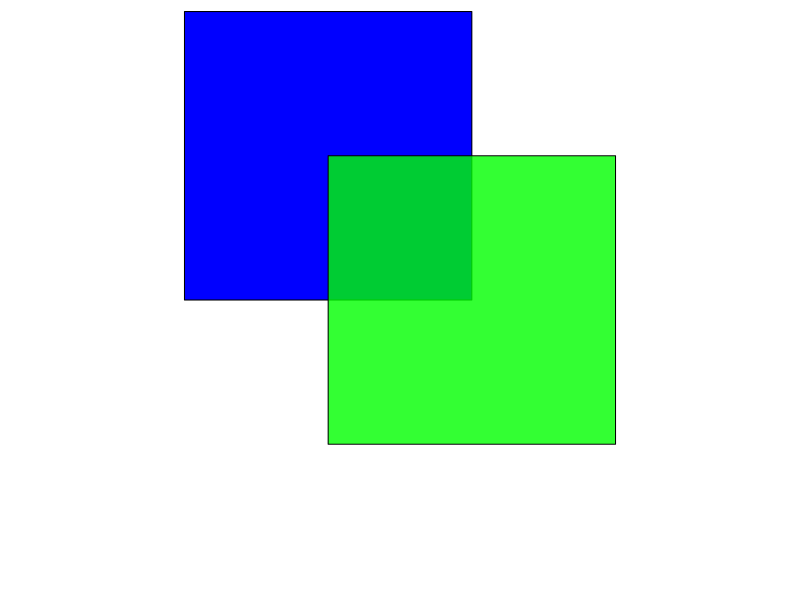
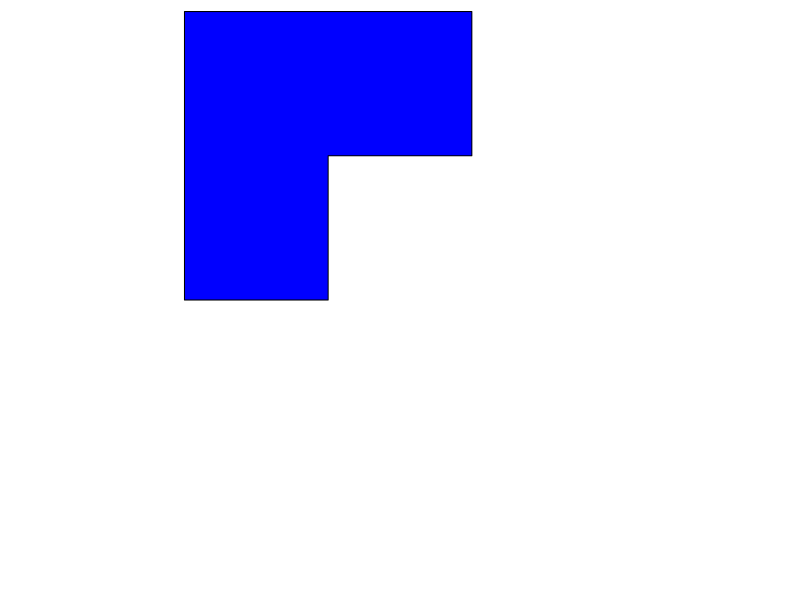
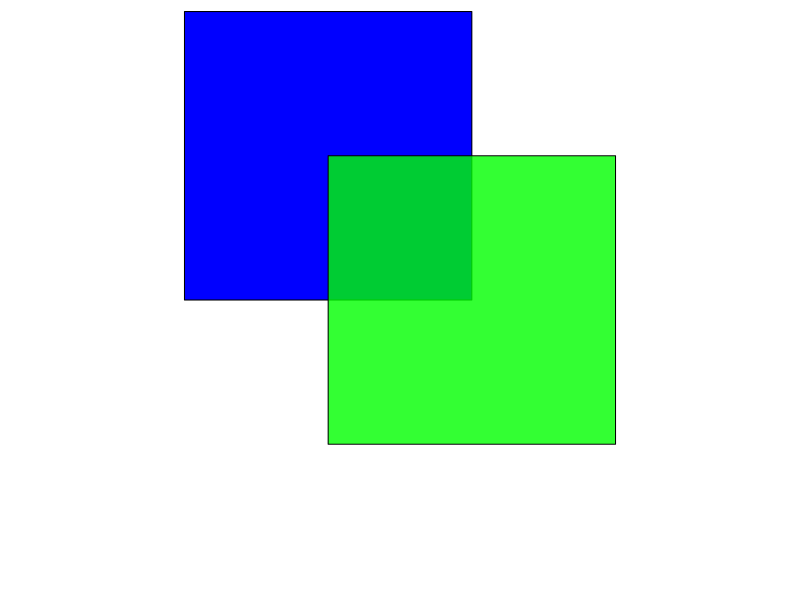
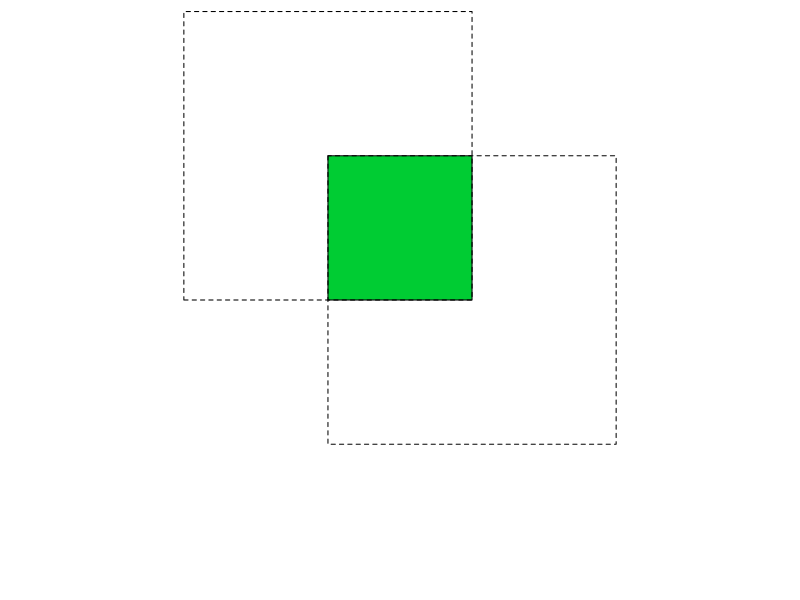
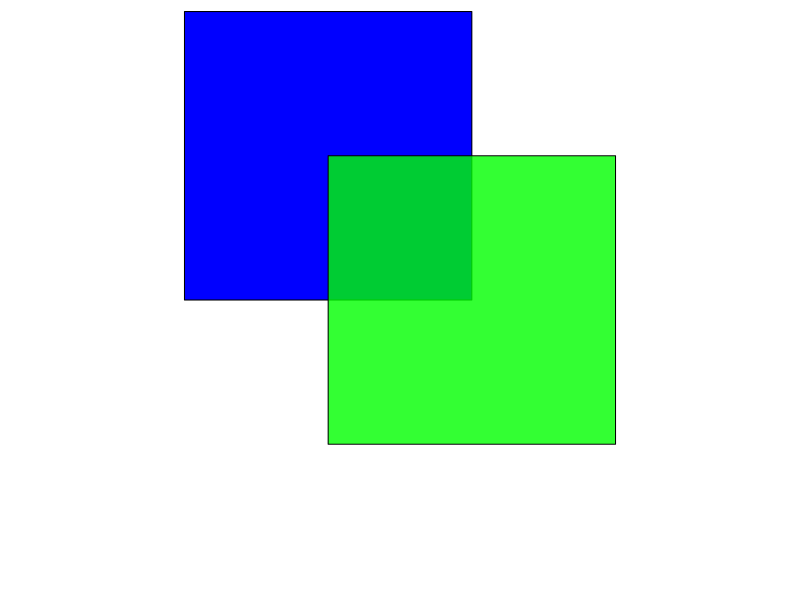
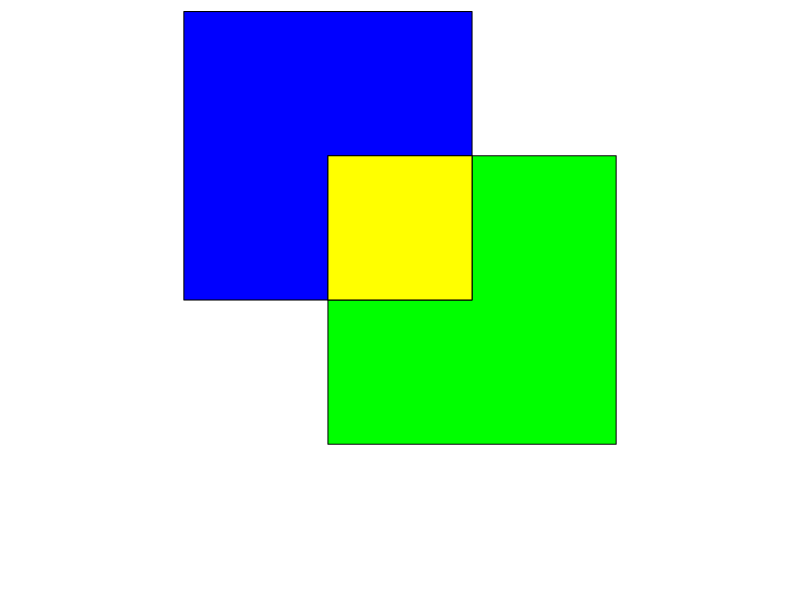
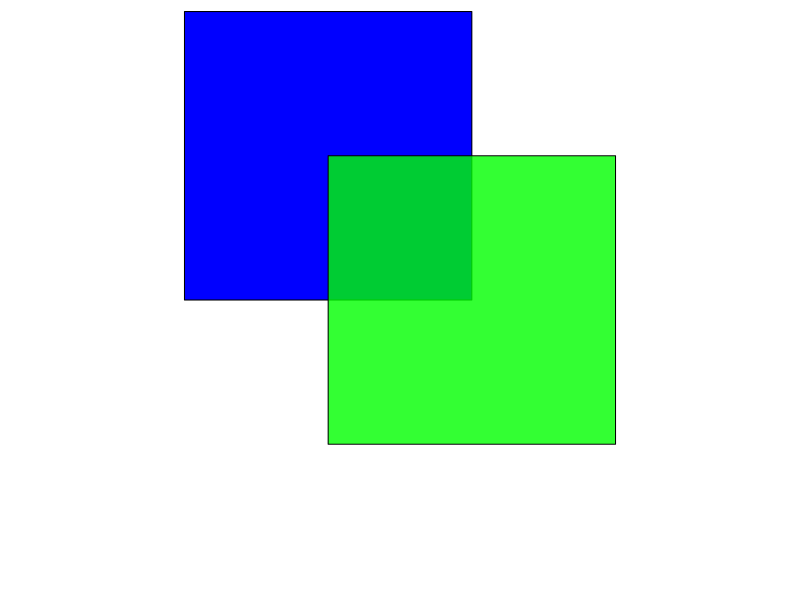
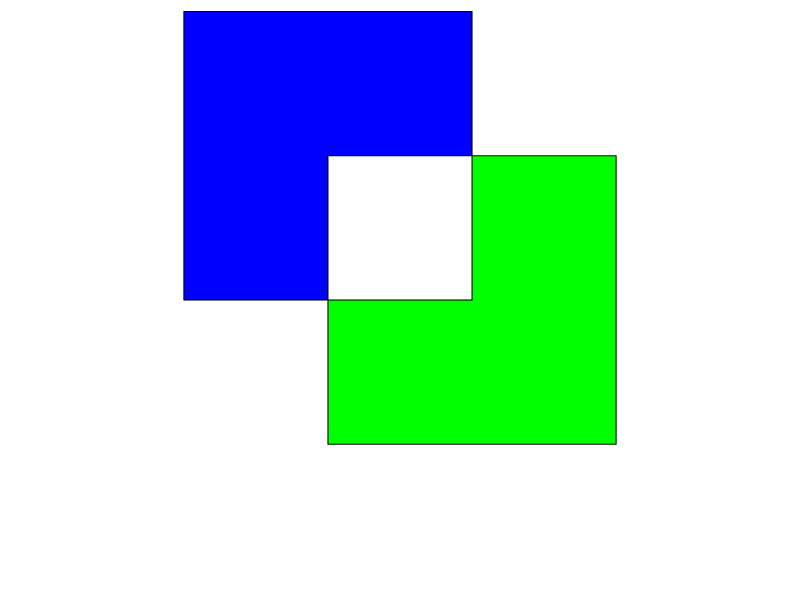

Here is the R script that generated these plots, in order:
## ---- chunk 1
library("terra")
## ---- chunk 2
p1 = vect("POLYGON ((0 0, 10 0, 10 10, 0 10, 0 0))")
p2 = vect("POLYGON ((5 5, 5 -5, 15 -5, 15 5, 5 5))")
plot(p1, xlim = c(0, 15), ylim = c(-10, 10), axes = FALSE, col = "blue",
     mar = 0)
plot(p2, col = "green", alpha = 0.8, add = TRUE)
## ---- chunk 3
result = erase(p1, p2)
plot(result, xlim = c(0, 15), ylim = c(-10, 10), col = "blue", axes = FALSE,
     mar = 0)
## ---- chunk 4
p1 = vect("POLYGON ((0 0, 10 0, 10 10, 0 10, 0 0))")
p2 = vect("POLYGON ((5 5, 5 -5, 15 -5, 15 5, 5 5))")
plot(p1, xlim = c(0, 15), ylim = c(-10, 10), axes = FALSE, col = "blue",
     mar = 0)
plot(p2, col = "green", alpha = 0.8, add = TRUE)
## ---- chunk 5
result = intersect(p1, p2)
plot(result, xlim = c(0, 15), ylim = c(-10, 10), col = "#00cc33", axes = FALSE,
     mar = 0)
plot(p1, add = TRUE, lty = 2)
plot(p2, add = TRUE, lty = 2)
## ---- chunk 6
p1 = vect("POLYGON ((0 0, 10 0, 10 10, 0 10, 0 0))")
p2 = vect("POLYGON ((5 5, 5 -5, 15 -5, 15 5, 5 5))")
plot(p1, xlim = c(0, 15), ylim = c(-10, 10), axes = FALSE, col = "blue",
     mar = 0)
plot(p2, col = "green", alpha = 0.8, add = TRUE)
## ---- chunk 7
result = union(p1, p2)
plot(result, xlim = c(0, 15), ylim = c(-10, 10), axes = FALSE, mar = 0,
     col = c("blue", "green", "yellow"))
## ---- chunk 8
p1 = vect("POLYGON ((0 0, 10 0, 10 10, 0 10, 0 0))")
p2 = vect("POLYGON ((5 5, 5 -5, 15 -5, 15 5, 5 5))")
plot(p1, xlim = c(0, 15), ylim = c(-10, 10), axes = FALSE, col = "blue",
     mar = 0)
plot(p2, col = "green", alpha = 0.8, add = TRUE)
## ---- chunk 9
result = symdif(p1, p2)
plot(result, xlim = c(0, 15), ylim = c(-10, 10), axes = FALSE, mar = 0,
     col = c("blue", "green", "yellow"))
## ---- chunk 10
p1 = vect("POLYGON ((0 0, 10 0, 10 10, 0 10, 0 0))")
p2 = vect("POLYGON ((5 5, 5 -5, 15 -5, 15 5, 5 5))")
plot(p1, xlim = c(0, 15), ylim = c(-10, 10), axes = FALSE, col = "blue",
     mar = 0)
plot(p2, col = "green", alpha = 0.8, add = TRUE)
## ---- chunk 11
result = cover(p1, p2)
plot(result, xlim = c(0, 15), ylim = c(-10, 10), axes = FALSE, mar = 0,
     col = c("blue", "green"))
## ---- chunk 12
p1 = vect("POLYGON ((0 0, 10 0, 10 10, 0 10, 0 0))")
p2 = vect("POLYGON ((5 5, 5 -5, 15 -5, 15 5, 5 5))")
plot(p1, xlim = c(0, 15), ylim = c(-10, 10), axes = FALSE, col = "blue",
     mar = 0)
plot(p2, col = "green", alpha = 0.8, add = TRUE)
## ---- chunk 13
result = crop(p1, p2)
plot(result, xlim = c(0, 15), ylim = c(-10, 10), axes = FALSE, mar = 0,
     col = "#00cc33")
plot(p1, lty = 2, add = TRUE)
plot(p2, lty = 2, add = TRUE)
## ---- chunk 14
p1 = vect("POLYGON ((0 0, 10 0, 10 10, 0 10, 0 0))")
p2 = vect("POLYGON ((0.1 0.1, 10.1 0.1, 10.1 10.1, 0.1 10.1, 0.1 0.1))")
plot(p1, col = "green", axes = FALSE, mar = 0)
plot(p2, col = "lightgreen", alpha = 0.7, add = TRUE)
## ---- chunk 15
result = symdif(p1, p2)
plot(result, col = "red", axes = FALSE, mar = 0)
